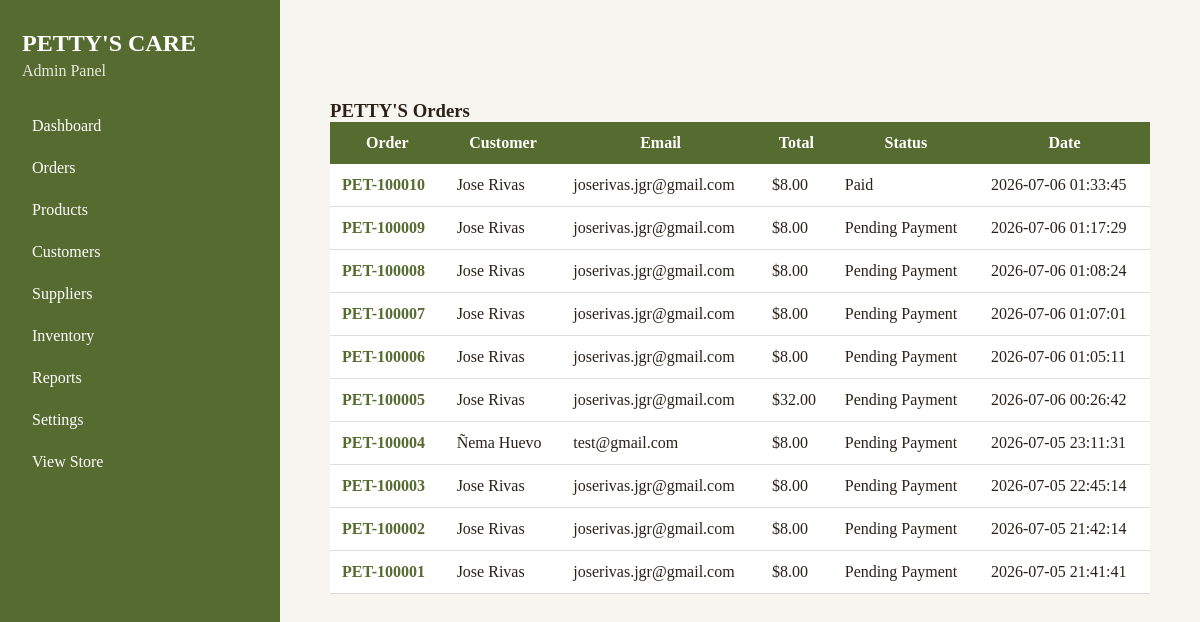
Page /admin/orders (signed in) on the earlier database version.
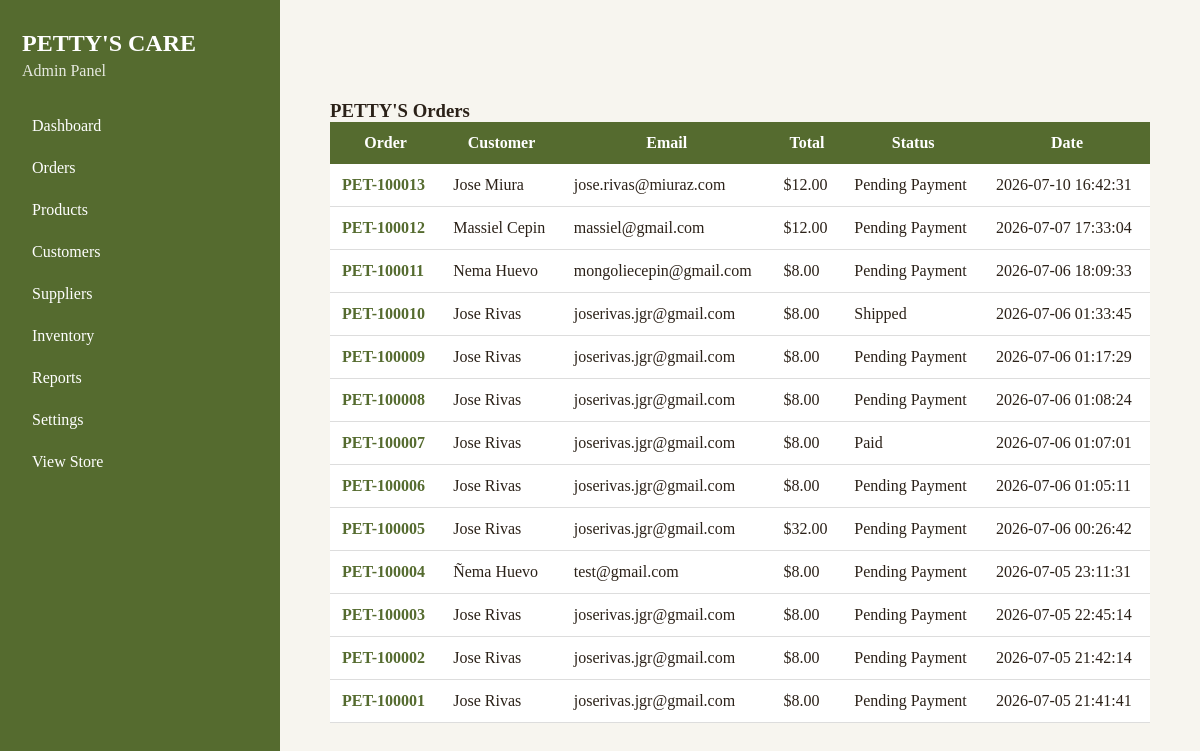
Same page on the later database version.
### tables this page shows
CREATE TABLE orders (
    id INTEGER PRIMARY KEY AUTOINCREMENT,
    order_number TEXT UNIQUE,
    first_name TEXT,
    last_name TEXT,
    email TEXT,
    phone TEXT,
    address TEXT,
    city TEXT,
    state TEXT,
    zip_code TEXT,
    notes TEXT,
    total REAL,
    status TEXT DEFAULT 'Pending Payment',
    created_at TIMESTAMP DEFAULT CURRENT_TIMESTAMP
);

### app.py (the view)
@app.route("/admin/orders")
@login_required
def admin_orders():
    conn = sqlite3.connect("pettys.db")
    conn.row_factory = sqlite3.Row
    cursor = conn.cursor()
    cursor.execute("""
        SELECT id, order_number, first_name, last_name, email, total, status, created_at
        FROM orders
        ORDER BY created_at DESC
    """)
    orders = cursor.fetchall()
    conn.close()
    return render_template("admin_orders.html", orders=orders)

### app.py (called while the page is built)
@login_manager.user_loader
def load_user(user_id):
    conn = sqlite3.connect("pettys.db")
    conn.row_factory = sqlite3.Row
    cursor = conn.cursor()
    cursor.execute("SELECT id, username FROM admin_users WHERE id = ?", (user_id,))
    user = cursor.fetchone()
    conn.close()
    if user:
        return AdminUser(user["id"], user["username"])
    return None

### templates/admin_orders.html (shortened to what this page needs)
{% extends "admin_base.html" %}
{% block content %}
<section style="max-width:1100px;margin:50px auto;">
    <h1>PETTY'S Orders</h1>
    {% if orders %}
    <table style="width:100%;border-collapse:collapse;background:white;">
        <thead>
            <tr style="background:#556B2F;color:white;">
                <th style="padding:12px;">Order</th>
                <th style="padding:12px;">Customer</th>
                <th style="padding:12px;">Email</th>
                <th style="padding:12px;">Total</th>
                <th style="padding:12px;">Status</th>
                <th style="padding:12px;">Date</th>
            </tr>
        </thead>
        <tbody>
        {% for order in orders %}
            <tr style="border-bottom:1px solid #ddd;">
                <td style="padding:12px;">
    <a href="/admin/orders/{{ order.id }}" style="color:#556B2F;font-weight:bold;text-decoration:none;">
        {{ order.order_number }}
    </a>
</td>
                <td style="padding:12px;">{{ order.first_name }} {{ order.last_name }}</td>
                <td style="padding:12px;">{{ order.email }}</td>
                <td style="padding:12px;">${{ "%.2f"|format(order.total) }}</td>
                <td style="padding:12px;">{{ order.status }}</td>
                <td style="padding:12px;">{{ order.created_at }}</td>
            </tr>
        {% endfor %}
        </tbody>
    </table>
    {% else %}
        <p>No orders yet.</p>
    {% endif %}
</section>
{% endblock %}

### templates/admin_base.html (shortened to what this page needs)
<!DOCTYPE html>
<html>
<head>
    <link rel="stylesheet" href="{{ url_for('static', filename='css/style.css') }}">
</head>
<body>
<section class="admin-page">
    <aside class="admin-sidebar">
        <h2>PETTY'S CARE</h2>
        <p>Admin Panel</p>
        <a href="/admin">Dashboard</a>
        <a href="/admin/orders">Orders</a>
        <a href="/admin/products">Products</a>
        <a href="/admin/customers">Customers</a>
        <a href="/admin/suppliers">Suppliers</a>
        <a href="#">Inventory</a>
        <a href="#">Reports</a>
        <a href="/admin/settings">Settings</a>
        <a href="/">View Store</a>
    </aside>
    <main class="admin-content">
        {% block content %}{% endblock %}
    </main>
</section>
</body>
</html>

### static/css/style.css (style rules this page uses)
* { margin:0; padding:0; box-sizing:border-box; }
body { font-family:Georgia, serif; background:#fffdf8; color:#2b2118; }
body { overflow-x: hidden; }
.admin-sidebar { width: 240px; background: #556B2F; color: white; padding: 25px; }
.admin-sidebar a { display: block; color: white; text-decoration: none; padding: 12px 0; }
.admin-page { display: flex; min-height: 100vh; background: #f7f5ef; }
.admin-sidebar { width: 280px; background: #556B2F; color: white; padding: 30px 22px; }
.admin-sidebar h2 { margin-bottom: 5px; }
.admin-sidebar p { margin-bottom: 25px; opacity: .85; }
.admin-sidebar a { display: block; color: white; text-decoration: none; padding: 12px 10px; border-radius: 6px; }
.admin-content { flex: 1; padding: 50px; }

Differences in the rows shown:
added orders: order_number "PET-100013", first_name "Jose", last_name "Miura", email "jose.rivas@miuraz.com", total "12.00", status "Pending Payment", created_at "2026-07-10 16:42:31"
added orders: order_number "PET-100012", first_name "Massiel", last_name "Cepin", email "massiel@gmail.com", total "12.00", status "Pending Payment", created_at "2026-07-07 17:33:04"
added orders: order_number "PET-100011", first_name "Nema", last_name "Huevo", email "mongoliecepin@gmail.com", total "8.00", status "Pending Payment", created_at "2026-07-06 18:09:33"
changed orders "PET-100010": status "Paid" → "Shipped"
changed orders "PET-100007": status "Pending Payment" → "Paid"
